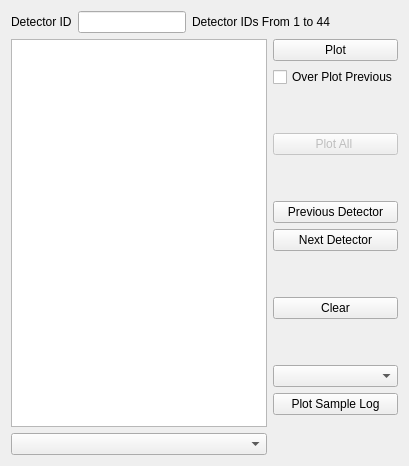
          <widget class="QWidget" name="tab_5">
           <attribute name="title">
            <string>Individual Detector</string>
           </attribute>
           <layout class="QGridLayout" name="gridLayout_7">
            <item row="0" column="0">
             <layout class="QVBoxLayout" name="verticalLayout_8">
              <item>
               <layout class="QHBoxLayout" name="horizontalLayout_21">
                <item>
                 <widget class="QLabel" name="label_11">
                  <property name="text">
                   <string>Detector ID</string>
                  </property>
                 </widget>
                </item>
                <item>
                 <widget class="QLineEdit" name="lineEdit_detID">
                  <property name="sizePolicy">
                   <sizepolicy hsizetype="Preferred" vsizetype="Fixed">
                    <horstretch>0</horstretch>
                    <verstretch>0</verstretch>
                   </sizepolicy>
                  </property>
                 </widget>
                </item>
                <item>
                 <widget class="QLabel" name="label_17">
                  <property name="text">
                   <string>Detector IDs From 1 to 44</string>
                  </property>
                 </widget>
                </item>
                <item>
                 <spacer name="horizontalSpacer_4">
                  <property name="orientation">
                   <enum>Qt::Horizontal</enum>
                  </property>
                  <property name="sizeHint" stdset="0">
                   <size>
                    <width>40</width>
                    <height>20</height>
                   </size>
                  </property>
                 </spacer>
                </item>
               </layout>
              </item>
              <item>
               <layout class="QHBoxLayout" name="horizontalLayout_17">
                <item>
                 <layout class="QHBoxLayout" name="horizontalLayout_23">
                  <item>
                   <layout class="QVBoxLayout" name="verticalLayout_13">
                    <item>
                     <widget class="QGraphicsView" name="graphicsView_indvDet">
                      <property name="sizePolicy">
                       <sizepolicy hsizetype="Expanding" vsizetype="Expanding">
                        <horstretch>0</horstretch>
                        <verstretch>0</verstretch>
                       </sizepolicy>
                      </property>
                     </widget>
                    </item>
                    <item>
                     <widget class="QComboBox" name="comboBox_indvDetXLabel"/>
                    </item>
                   </layout>
                  </item>
                  <item>
                   <layout class="QVBoxLayout" name="verticalLayout_12">
                    <item>
                     <widget class="QPushButton" name="pushButton_plotIndvDet">
                      <property name="text">
                       <string>Plot</string>
                      </property>
                     </widget>
                    </item>
                    <item>
                     <widget class="QCheckBox" name="checkBox_overPlotIndvDet">
                      <property name="text">
                       <string>Over Plot Previous</string>
                      </property>
                     </widget>
                    </item>
                    <item>
                     <spacer name="verticalSpacer_17">
                      <property name="orientation">
                       <enum>Qt::Vertical</enum>
                      </property>
                      <property name="sizeType">
                       <enum>QSizePolicy::Minimum</enum>
                      </property>
                      <property name="sizeHint" stdset="0">
                       <size>
                        <width>20</width>
                        <height>40</height>
                       </size>
                      </property>
                     </spacer>
                    </item>
                    <item>
                     <widget class="QPushButton" name="pushButton_plotAllDet">
                      <property name="enabled">
                       <bool>false</bool>
                      </property>
                      <property name="text">
                       <string>Plot All </string>
                      </property>
                     </widget>
                    </item>
                    <item>
                     <spacer name="verticalSpacer_14">
                      <property name="orientation">
                       <enum>Qt::Vertical</enum>
                      </property>
                      <property name="sizeType">
                       <enum>QSizePolicy::Minimum</enum>
                      </property>
                      <property name="sizeHint" stdset="0">
                       <size>
                        <width>20</width>
                        <height>40</height>
                       </size>
                      </property>
                     </spacer>
                    </item>
                    <item>
                     <widget class="QPushButton" name="pushButton_plotPrevDet">
                      <property name="text">
                       <string>Previous Detector</string>
                      </property>
                     </widget>
                    </item>
                    <item>
                     <widget class="QPushButton" name="pushButton_plotNextDet">
                      <property name="text">
                       <string>Next Detector</string>
                      </property>
                     </widget>
                    </item>
                    <item>
                     <spacer name="verticalSpacer_18">
                      <property name="orientation">
                       <enum>Qt::Vertical</enum>
                      </property>
                      <property name="sizeHint" stdset="0">
                       <size>
                        <width>20</width>
                        <height>40</height>
                       </size>
                      </property>
                     </spacer>
                    </item>
                    <item>
                     <widget class="QPushButton" name="pushButton_clearCanvasIndDet">
                      <property name="text">
                       <string>Clear</string>
                      </property>
                     </widget>
                    </item>
                    <item>
                     <spacer name="verticalSpacer_15">
                      <property name="orientation">
                       <enum>Qt::Vertical</enum>
                      </property>
                      <property name="sizeType">
                       <enum>QSizePolicy::Fixed</enum>
                      </property>
                      <property name="sizeHint" stdset="0">
                       <size>
                        <width>20</width>
                        <height>40</height>
                       </size>
                      </property>
                     </spacer>
                    </item>
                    <item>
                     <widget class="QComboBox" name="comboBox_indvDetYLabel"/>
                    </item>
                    <item>
                     <widget class="QPushButton" name="pushButton_plotLog">
                      <property name="text">
                       <string>Plot Sample Log</string>
                      </property>
                     </widget>
                    </item>
                    <item>
                     <spacer name="verticalSpacer_16">
                      <property name="orientation">
                       <enum>Qt::Vertical</enum>
                      </property>
                      <property name="sizeHint" stdset="0">
                       <size>
                        <width>20</width>
                        <height>40</height>
                       </size>
                      </property>
                     </spacer>
                    </item>
                   </layout>
                  </item>
                 </layout>
                </item>
               </layout>
              </item>
             </layout>
            </item>
           </layout>
          </widget>
